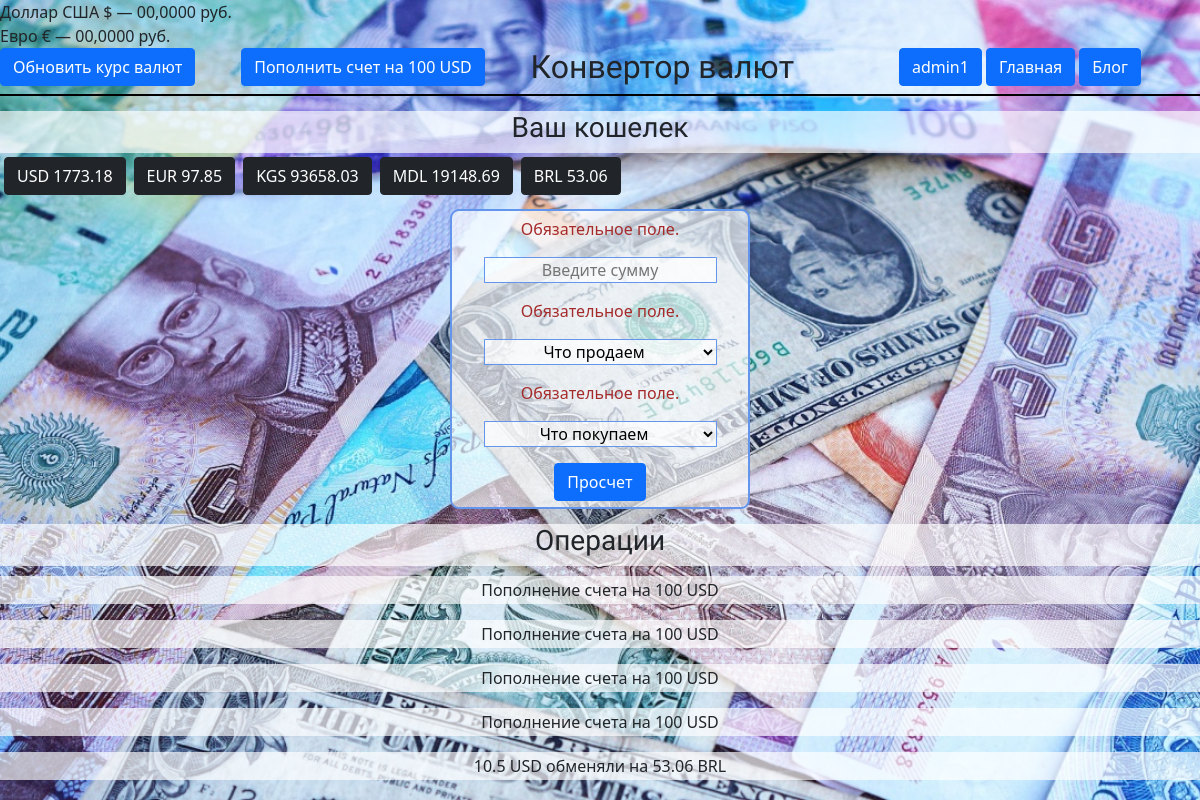
Screenshot of / (signed in) with the database file from the repository.
### сonverter/models.py (models this page shows)
class CurrencyAccountsModel(models.Model):
    userID = models.ForeignKey(User, on_delete=models.CASCADE, null=True)
    currencies = models.CharField(null=True, max_length=10)
    currency_account = models.DecimalField(null=True, max_digits=10000000000, decimal_places=2)

class ExchangeHistery(models.Model):
    userID = models.ForeignKey(User, on_delete=models.CASCADE, null=True)
    data = models.CharField(max_length=20)
    story = models.CharField(max_length=100)

### сonverter/views.py (the view)
# urls.py: path('', views.exchenge, name='index'),
def exchenge(request):
    if request.user.is_authenticated:
        return User_authenticated(request)
    else:
        return User_not_authenticated(request)

### сonverter/forms.py (shortened to what this page needs)
class RatesForm(forms.Form):
    user = None
    input_5=Decimal
    change = ExchangeRatesModel.objects.all()
    input_sum = forms.DecimalField(required=True,label=False, widget=forms.TextInput(attrs={ 'placeholder': 'Введите сумму'}))
    what_we_exchange = forms.ModelChoiceField(change,empty_label='Что продаем',label=False)
    what_do_we_want_to_change = forms.ModelChoiceField(change ,empty_label="Что покупаем",label=False)
    def __init__(self, *args, **kwargs):
        self.user = kwargs.pop('user', None)
        super(RatesForm, self).__init__(*args, **kwargs)

### сonverter/models.py (called while the page is built)
    def __str__(self):
        return f'{self.currencies}'

### сonverter/views.py (called while the page is built, shortened)
def User_authenticated(request):
    format1 = '%d.%m.%Y - %H:%M:%S'
    list_CAM = CurrencyAccountsModel.objects.filter(userID=request.user)
    form = RatesForm(request.POST, user=request.user)
    store5 = ExchangeHistery.objects.filter(userID=request.user).order_by('-data')[:5]
    return render(request, 'converter/index.html', {'form': form, 'list_CAM': list_CAM, 'store5': store5})

### сonverter/templates/converter/index.html (shortened to what this page needs)
{%extends 'converter/base.html' %}
{%block content%}
            <div class="d-flex justify-content-center transaction">
            <h3 style=" font-family: 'Stalinist One', cursive;"> Ваш кошелек  </h3>
            </div>
            <div class="d-flex flex-wrap" style="align-items: center; width: 100vw;">
            {% for CAM in list_CAM%}
                <p class="btn btn-dark m-1" >{{CAM.currencies}} {{CAM.currency_account}} </p>
            {%endfor%}
            </div>
            <div class="holder_form">
                <div class="center_form">
                    <form class="form_ex" method="post">
                        {{form.as_p}}
                        <button class="btn btn btn-primary" type="submit" name="button">Просчет</button>
                    </form>
                </div>
            </div>
            <div class="" style="text-align: center; ">
            {% if user.is_authenticated %}
                 <div class="d-flex justify-content-center transaction">
            <h3 style="  font-family: 'Stalinist One', cursive; "> Операции </h3>
            </div>
                {%for store in store5%}
                <p class="spanlast">
                    {{store.story}}
                </p>
                {%endfor%}
            {% elif not user.is_authenticated  %}
                <p class="spanlast">
                   {{store5}}
                </p>
            {% endif %}
            </div >
{%endblock content%}

### сonverter/templates/converter/base.html (shortened to what this page needs)
{%load static%}
<!DOCTYPE html>
<html lang="en">
<head>
  <link rel="stylesheet" href="{% static 'converter/css/main.css' %}">
  <link rel="stylesheet" href="https://cdn.jsdelivr.net/npm/bootstrap@5.1.3/dist/css/bootstrap.min.css">
  <link href="https://cdn.jsdelivr.net/npm/bootstrap@5.1.3/dist/css/bootstrap.min.css" rel="stylesheet">
</head>
<div id="USD">Доллар США $ — 00,0000 руб.</div>
<div id="EUR">Евро € — 00,0000 руб.</div>
<header>
  <div class="d-flex justify-content-between">
              <form method="POST" action="{% url 'loadcurr' %}" name = 'loadcurr'>
          <button type="submit" class="btn btn-primary " name="button">Обновить курс валют</button>
          </form>
        {%if user.is_authenticated%}
          <form method="POST" action="{% url 'fill_up_a_purse' %}" name = 'fill_up_a_purse'>
          <button type="submit" class="btn btn-primary" name="button">Пополнить счет на 100 USD</button>
          </form>
        {% endif %}
    <div class="">
          <h2 class="" style=" font-family: 'Stalinist One', cursive;">Конвертор валют</h2>
    </div>
    <div class="" style="width: 30%; text-align: center;">
          {%if not user.is_authenticated%}
      <a class="btn btn-primary" href="{% url 'user'%}">Войти</a>
          {%else%}
      <a class="btn btn btn-primary" href="{%url 'user'%}">{{user.username}}</a>
          {%endif%}
      <a class="btn btn-primary" href="{% url 'index'%}">Главная</a>
      <a class="btn btn-primary" href="{% url 'blog'%}">Блог</a>
    </div>
  </div>
</header>
<body>
{%block content%}
{%endblock%}
</body>
</html>

### сonverter/static/converter/css/main.css (style rules this page uses)
* { padding: 0; margin: 0; }
body { background: url('/static/converter/image/35.jpg') no-repeat center center; background-attachment: fixed; background-size: cover; }
.spanlast { background:rgba(255, 255, 255, 0.671); padding: 2px; margin-top: 10px; text-align: center; align-items: center; }
.holder_form { width: 100vw; display:flex; align-items: center; justify-content: center; }
.center_form { height: 300px; width: 300px; display:flex; margin-top: 10px; align-items: center; background-color: rgba(255, 255, 255, 0.671); border: 2px solid cornflowerblue; border-radius: 3%; }
.form_ex { margin: auto; text-align: center; align-items: center; }
.transaction { background-color: rgba(255, 255, 255, 0.671); margin-top: 15px; }
#id_input_sum , #id_what_we_exchange ,#id_what_do_we_want_to_change { border: 1px solid cornflowerblue; border-radius: 1%; text-align: center; width: 100%; background:rgba(255, 255, 255, 0.671); }
.form_ex li { list-style-type: none; color : brown; }
.form_ex ul { padding-left: 0; }
header { border-bottom: 2px solid black; }

### rows the page displays
CurrencyAccountsModel: currencies "USD", currency_account "1773.18"
CurrencyAccountsModel: currencies "EUR", currency_account "97.85"
CurrencyAccountsModel: currencies "KGS", currency_account "93658.03"
CurrencyAccountsModel: currencies "MDL", currency_account "19148.69"
CurrencyAccountsModel: currencies "BRL", currency_account "53.06"
ExchangeHistery: story "Пополнение счета на 100 USD"
ExchangeHistery: story "Пополнение счета на 100 USD"
ExchangeHistery: story "Пополнение счета на 100 USD"
ExchangeHistery: story "Пополнение счета на 100 USD"
ExchangeHistery: story "10.5 USD обменяли на 53.06 BRL"

### other values shown
{{ user.username }} "admin1"
